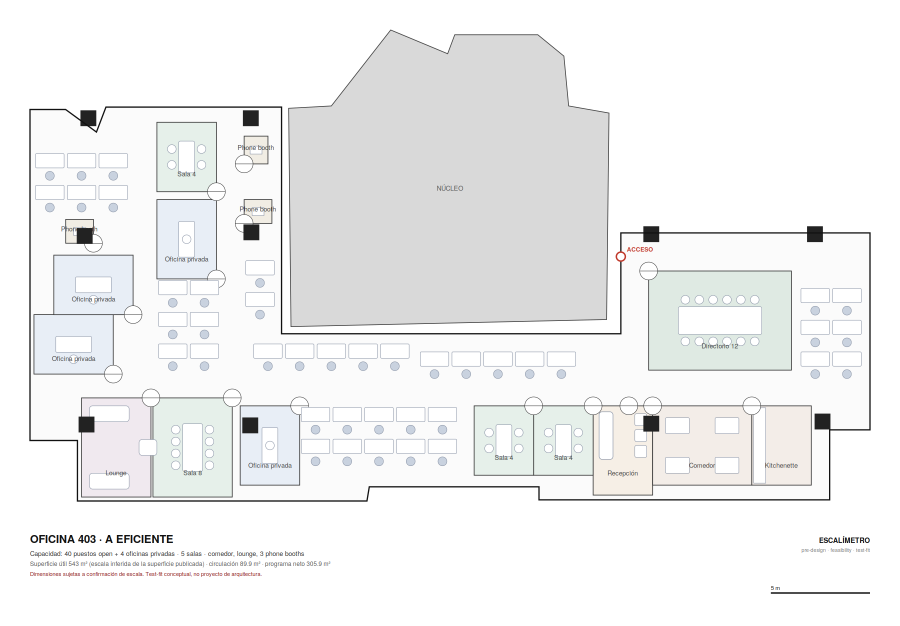
#> input picture cases/001_gps_403/layouts/E07/alternatives/A/layout_commercial.png, 1800 x 1252 px, found by its file name (shown at 1/2 size)
$ python e25_contact_sheet.py
#> lines starting #> are read from the running program, lines starting #| are printed output that depends on the picture
"""E25 §16 — UNA lámina de contacto 3×3.

Filas = briefs (DENSO / EQUILIBRADO / EJECUTIVO). Columnas = alternativas (A / B / C).
Una celda sin layout dice NO_FIT y por qué. No se fabrica ningún layout para llenar la grilla."""
from __future__ import annotations

import json
import os
import sys

import cv2
import numpy as np

ROOT = os.path.dirname(os.path.dirname(os.path.abspath(__file__)))
sys.path.insert(0, os.path.join(ROOT, "src"))

CASE = os.path.join(ROOT, "cases", "001_gps_403")
FILAS = ["DENSO", "EQUILIBRADO", "EJECUTIVO"]
COLS = ["A", "B", "C"]
CW, CH = 1180, 820                       # celda
PADL, PADT = 300, 150                    # rótulos de fila / cabecera
INK, MUTED, LINE, BAD = (48, 36, 29), (128, 116, 107), (212, 204, 200), (47, 69, 181)
GOOD = (79, 109, 47)


def _ascii(t: str) -> str:
    """Las fuentes Hershey de OpenCV no tienen acentos ni ·: se translitera para que la lámina se lea.
    Es SÓLO tipografía de esta lámina; los artefactos JSON conservan el texto íntegro."""
    import unicodedata
    t = (t.replace("·", "-").replace("—", "-").replace("≥", ">=").replace("≤", "<=")
          .replace("²", "2").replace("§", "S").replace("“", '"').replace("”", '"'))
    return unicodedata.normalize("NFKD", t).encode("ascii", "ignore").decode("ascii")


def _txt(img, t, org, sz=0.8, col=INK, w=2):
    cv2.putText(img, _ascii(t), org, cv2.FONT_HERSHEY_DUPLEX, sz, col, w, cv2.LINE_AA)


def _fit(im, w, h):
    k = min(w / im.shape[1], h / im.shape[0])
    r = cv2.resize(im, (max(1, int(im.shape[1] * k)), max(1, int(im.shape[0] * k))),
                   interpolation=cv2.INTER_AREA)
    out = np.full((h, w, 3), 255, np.uint8)
    y, x = (h - r.shape[0]) // 2, (w - r.shape[1]) // 2
    out[y:y + r.shape[0], x:x + r.shape[1]] = r
    return out


def _wrap(t, n):
    out, line = [], ""
    for w in t.split():
        if len(line) + len(w) + 1 > n:
            out.append(line); line = w
        else:
            line = f"{line} {w}".strip()
    if line:
        out.append(line)
    return out


def celda(brief, alt):
    d = os.path.join(CASE, "layouts", f"E25_{brief}", "alternatives", alt)
    png = os.path.join(d, "layout_commercial.png")
    nf = os.path.join(d, "no_fit.json")
    if os.path.exists(png):
        im = _fit(cv2.imread(png), CW - 24, CH - 96)
        met = json.load(open(os.path.join(d, "metrics.json"), encoding="utf-8"))
        pc = met["program_completeness"]
        cell = np.full((CH, CW, 3), 255, np.uint8)
        cell[70:70 + im.shape[0], 12:12 + im.shape[1]] = im
        _txt(cell, f"FIT · puestos {pc['open_seats']} · programa "
                   f"{'completo' if pc['complete'] else 'INCOMPLETO'}", (16, 40), 0.72,
             GOOD if pc["complete"] else BAD, 2)
        _txt(cell, f"violaciones {met['hard_constraint_violations']} · colisiones {met['collisions']} · "
                   f"circulación {'conectada' if met['circulation_connectivity'] else 'ROTA'}",
             (16, CH - 20), 0.6, MUTED, 1)
        return cell
    cell = np.full((CH, CW, 3), 250, np.uint8)
    cv2.rectangle(cell, (12, 12), (CW - 12, CH - 12), LINE, 2)
    razon = "no se ejecutó esta combinación"
    nota = ""
    titulo, sub = "NO EJECUTADO", ""
    if os.path.exists(nf):
        j = json.load(open(nf, encoding="utf-8"))
        titulo = j.get("status", "NO EJECUTADO")
        sub = ""
        razon = j.get("explicacion", "") + f"   [solver: {j.get('solver_status')}]"
        nota = ("Espacio de candidatos INCOMPLETO: " + (j.get("candidate_space") or {}).get(
            "por_que_incompleto", "") + ". Por eso este estado NO autoriza decir que el programa no cabe."
        ) if not (j.get("candidate_space") or {}).get("complete") else nota
    _txt(cell, titulo, (34, 96), 1.15, BAD, 3)
    if sub:
        _txt(cell, sub, (34, 126), 0.55, MUTED, 1)
    y = 176
    for ln in _wrap(razon, 52):
        _txt(cell, ln, (34, y), 0.68, INK, 1); y += 34
    y += 14
    for ln in _wrap(nota, 58):
        _txt(cell, ln, (34, y), 0.56, MUTED, 1); y += 28
    y += 20
    _txt(cell, "No se fabrica un layout para llenar la grilla (E25 §16).", (34, y), 0.56, MUTED, 1)
    return cell


def main():
    W = PADL + 3 * CW
    H = PADT + 3 * CH
    board = np.full((H, W, 3), 255, np.uint8)
    _txt(board, "ESCALIMETRO  E25  ·  TRES BRIEFS x TRES ALTERNATIVAS  ·  OFICINA 403 (GPS PROPERTY)",
         (40, 58), 1.0, INK, 2)
    _txt(board, "Mismo shell, mismo motor, misma politica de diseno. Lo unico que cambia por fila es "
                "el BRIEF DEL CLIENTE. Escala asumida, sin confirmar.", (40, 100), 0.62, MUTED, 1)
    for j, alt in enumerate(COLS):
        _txt(board, f"{alt}", (PADL + j * CW + 16, PADT - 18), 1.1, INK, 2)
        _txt(board, {"A": "EFICIENTE", "B": "BALANCEADO", "C": "COLABORATIVO"}[alt],
             (PADL + j * CW + 60, PADT - 18), 0.75, MUTED, 1)
    for i, b in enumerate(FILAS):
        info = ""
        p = os.path.join(CASE, "layouts", f"E25_{b}", "program_compiled.json")
        if os.path.exists(p):
            pr = json.load(open(p, encoding="utf-8"))
            s = pr["brief_semantics"]
            info = f"{s['open_workstations']} puestos · {s['rooms'].get('private_office', 0)} privados"
        y = PADT + i * CH + 60
        _txt(board, b, (28, y), 0.95, INK, 2)
        _txt(board, info, (28, y + 34), 0.55, MUTED, 1)
        if os.path.exists(p):
            _txt(board, f"{pr['target_headcount']} personas decl.", (28, y + 62), 0.55, MUTED, 1)
        for j, alt in enumerate(COLS):
            c = celda(b, alt)
#> in _fit, `k = min(w / im.shape[1], h / im.shape[0])`: k = 0.578
#> in _fit, `r = cv2.resize(im, (max(1, int(im.shape[1] * k)), max(1, int(im.shape[..`:
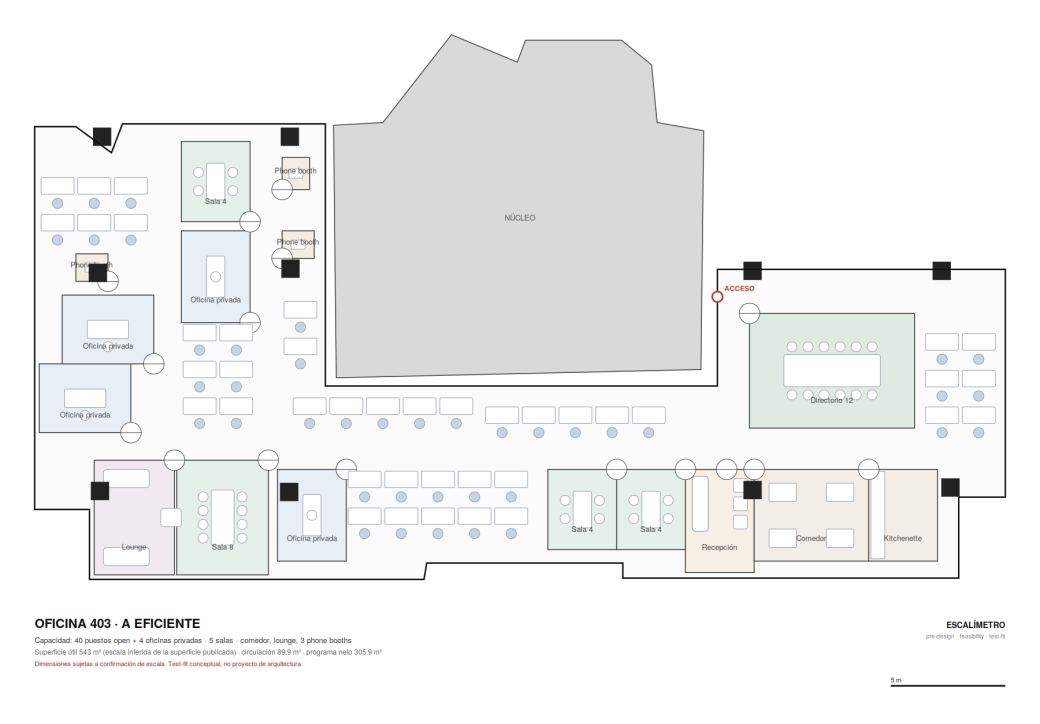
#> r: shape (724, 1040, 3); mean B, G, R 241, 241, 240.5
#> in _fit, im is the input picture: shape (1252, 1800, 3); mean B, G, R 241, 241, 240.5
#> in _fit, `out[y:y + r.shape[0], x:x + r.shape[1]] = r`:
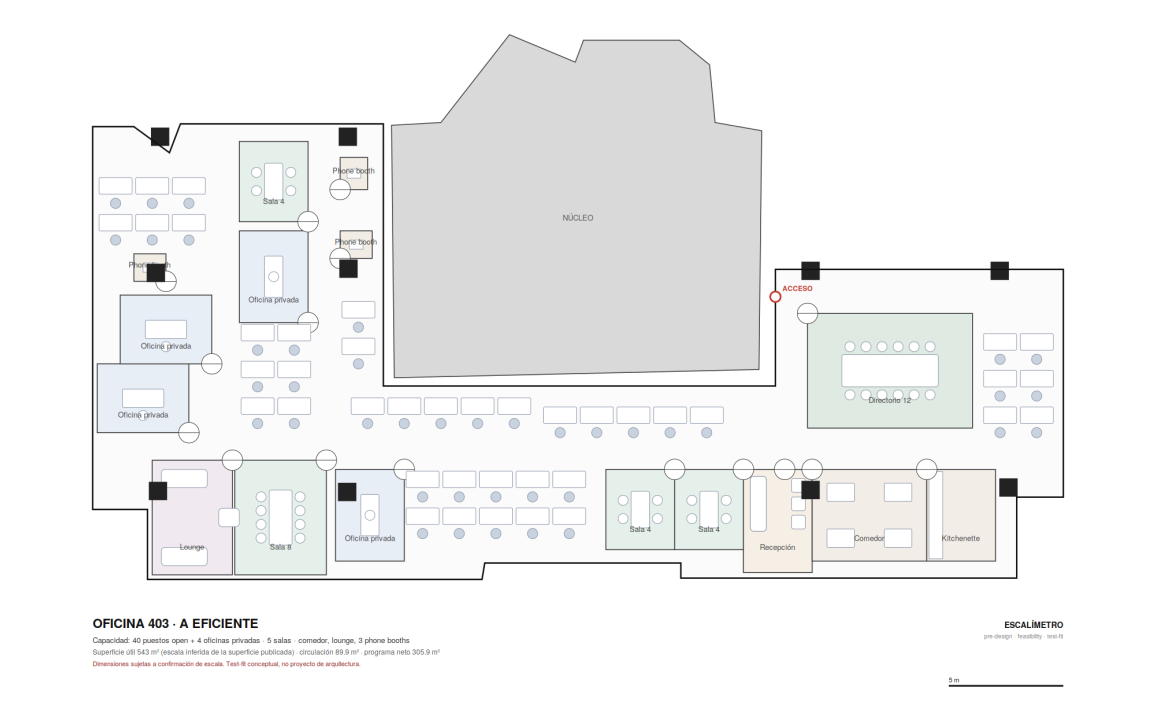
#> out: shape (724, 1156, 3); mean B, G, R 242.4, 242.4, 242
            board[PADT + i * CH:PADT + (i + 1) * CH, PADL + j * CW:PADL + (j + 1) * CW] = c
    for i in range(4):
        cv2.line(board, (PADL, PADT + i * CH), (W, PADT + i * CH), LINE, 2)
    for j in range(4):
        cv2.line(board, (PADL + j * CW, PADT), (PADL + j * CW, H), LINE, 2)
    out = os.path.join(ROOT, "cases", "E25", "E25_CONTACT_SHEET_3x3.png")
    os.makedirs(os.path.dirname(out), exist_ok=True)
    cv2.imwrite(out, board)
    print(out, board.shape)
    return 0


if __name__ == "__main__":
#> (the run stopped early here; a loop or call above may not have finished)
